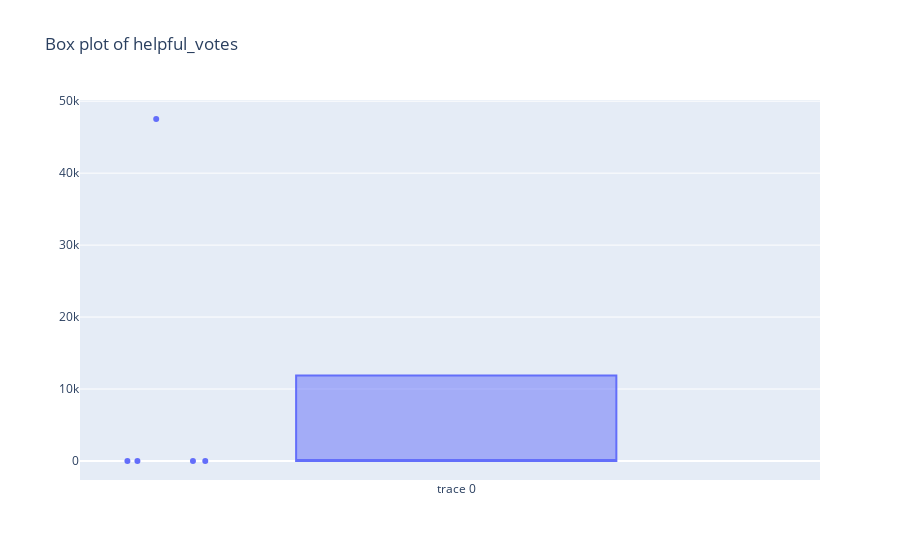

Notebook code cell kept with this figure:
### Markdown cell above
###### Save plot
fig = plot_boxplot(df, 'helpful_votes')
fig.update_layout(
        title="Boxplot of Helpful Votes",
        xaxis_title=" ",
        yaxis_title="Number of Helpful Votes",
        title_x=0.5,  # Set title x-alignment to the center
        title_y=0.9   # Set title y-alignment to the top
    )
#pio.write_image(fig, '2_.png')

### Code cell
plt = plot_boxplot(df, 'helpful_votes')

### Figure 1 — Plotly figure (JSON) as saved in the notebook; plotly's stock layout.template omitted (floating-point values rounded to 4 significant figures)
{"data": [{"boxpoints": "all", "jitter": 0.3, "pointpos": -1.8, "type": "box", "y": [0, 0, 0, 1, 47524]}], "layout": {"autosize": true, "title": {"text": "Box plot of helpful_votes"}, "xaxis": {"autorange": true, "range": [-0.5751, 0.5566], "type": "category"}, "yaxis": {"autorange": true, "range": [-2640.0, 50160.0], "type": "linear"}}}
